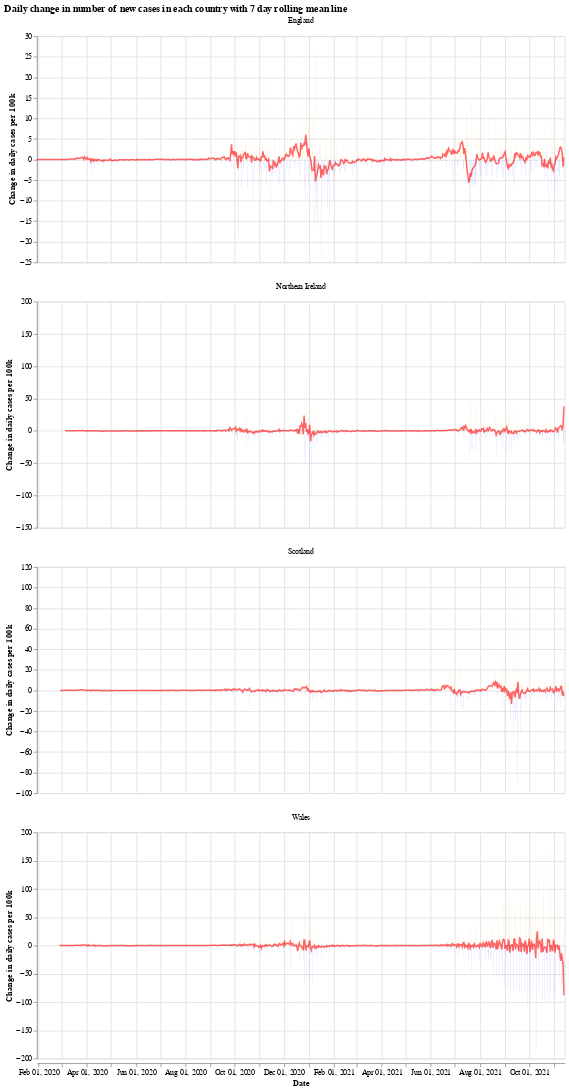

The notebook cell saved with this chart:
### Markdown cell above
We will use the Python library `Altair` for visualising the data, see the [altair docs](https://altair-viz.github.io/) for more information.

First we have a graph which shows the daily change in the number of new cases for each country. This number jumps up and down all over the place, which is likely due to delay in reporting of new cases over the weekend. Another interesting thing is that it looks like the daily cases in Wales experienced a much shorter period of calm over the summer (calm in the sense of daily cases not jumping up and down).

The orange bars are days when the number of new cases (per 100k population) was more than the previous day, while the blue are days when the number of new cases dropped. The red line is the 7 day moving average. 

When the moving average line is below 0, it means that there is a consistent drop in new cases. We can see this clearly happening around the times that lockdowns were introduced (though, to varying degrees). I will update the graphs soon with a marker of when each lockdown started.

### Code cell
# collapse
import altair as alt

bars = alt.Chart(uk_cases).mark_bar().encode(
    x=alt.X("yearmonthdate(date):T", axis=alt.Axis(title='Date')),
    y=alt.Y("casesChangeRate:Q", axis=alt.Axis(title='Change in daily cases per 100k')),
    tooltip='casesChange',
    color=alt.condition(
        alt.datum.casesChangeRate > 0,
        alt.value("orange"),  # The positive color
        alt.value("blue")  # The negative color
    )
).properties(title='Daily change in number of new cases with 7 day rolling mean',width=700).interactive()

line = alt.Chart(uk_cases).mark_line(
    color='red',
    size=2,
    opacity=0.6
).transform_window(
    rolling_mean='mean(casesChangeRate)',
    frame=[0, 7],
    groupby=['areaName']
).encode(
    x='yearmonthdate(date):T',
    y='rolling_mean:Q'
)

alt.layer(bars, line, data=uk_cases).facet(alt.Column(
    'areaName', title=''), columns=1).resolve_scale(y='independent').properties(title='Daily change in number of new cases in each country with 7 day rolling mean line')

### Figure 1 — Vega-Lite specification as saved in the notebook (floating-point values rounded to 4 significant figures; data arrays with more than 128 entries replaced by an {"elided": "..."} marker saying what was removed)
{"config": {"view": {"continuousWidth": 400, "continuousHeight": 300}}, "data": {"name": "data-3e936042cadaa62ad5d7b5b189424383"}, "facet": {"type": "nominal", "field": "areaName", "title": ""}, "spec": {"layer": [{"mark": "bar", "encoding": {"color": {"condition": {"value": "orange", "test": "(datum.casesChangeRate > 0)"}, "value": "blue"}, "tooltip": {"type": "quantitative", "field": "casesChange"}, "x": {"type": "temporal", "axis": {"title": "Date"}, "field": "date", "timeUnit": "yearmonthdate"}, "y": {"type": "quantitative", "axis": {"title": "Change in daily cases per 100k"}, "field": "casesChangeRate"}}, "selection": {"selector001": {"type": "interval", "bind": "scales", "encodings": ["x", "y"]}}, "title": "Daily change in number of new cases with 7 day rolling mean", "width": 700}, {"mark": {"type": "line", "color": "red", "opacity": 0.6, "size": 2}, "encoding": {"x": {"type": "temporal", "field": "date", "timeUnit": "yearmonthdate"}, "y": {"type": "quantitative", "field": "rolling_mean"}}, "transform": [{"window": [{"op": "mean", "field": "casesChangeRate", "as": "rolling_mean"}], "frame": [0, 7], "groupby": ["areaName"]}]}]}, "columns": 1, "resolve": {"scale": {"y": "independent"}}, "title": "Daily change in number of new cases in each country with 7 day rolling mean line", "$schema": "https://vega.github.io/schema/vega-lite/v4.8.1.json", "datasets": {"data-3e936042cadaa62ad5d7b5b189424383": {"elided": "2524 records"}}}
